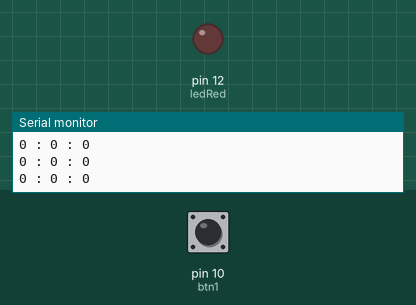
Recording of a sketch running on a simulated Arduino Uno, built with avr-gcc and run on an emulated ATmega328P. Parts: output pins drawn as LEDs (lit = HIGH), the last lines printed to the serial monitor. The test bench sets the inputs (shaded band); at power-on: pin 10 (btn1) LOW.

Above: at 1.2 s.
1.3 s: pin 10 (btn1) pulled HIGH for 0.15 s
At 2.5 s:
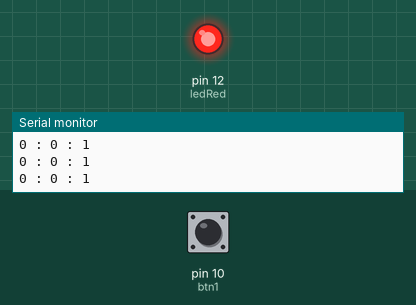
2.9 s: pin 10 (btn1) pulled HIGH for 1 s
At 3.9 s:
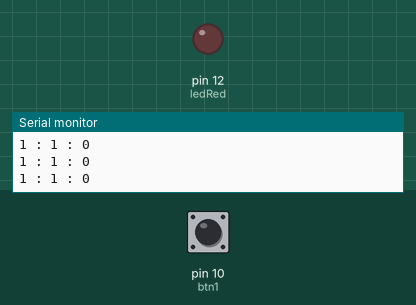
6.9 s: pin 10 (btn1) pulled HIGH for 3.2 s
At 8.3 s:
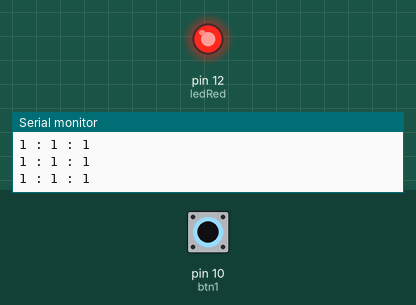
Timing chart, 0 to 9.9 s (numbered marks = the images above; inputs shaded):
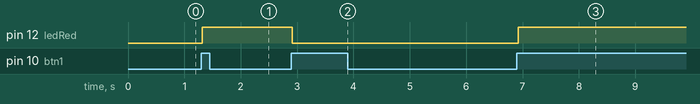

The sketch:

4_ButtonKeepBright.ino
```cpp
int ledRed = 12;
int btn1 = 10;

int before = 0;
int btnCnt = 0;

void setup() {
  Serial.begin(9600);
  pinMode(ledRed, OUTPUT);
  pinMode(btn1, INPUT);
}

void loop() {
  int curBtnState = digitalRead(btn1);
  Serial.print(curBtnState);
  Serial.print(" : ");
  Serial.print(before);
  Serial.print(" : ");
  Serial.println(btnCnt);

  if(curBtnState == 1 && before == 0) {
    before = 1;
    btnCnt++;

    if(btnCnt == 2) {
      btnCnt = 0;
    }
  }
  if(curBtnState == 0) {
    before = 0;
  }

  if(btnCnt == 0) {
    digitalWrite(ledRed, LOW);
  }
  if(btnCnt == 1) {
    digitalWrite(ledRed, HIGH);
  }
}
/*
누른다      - before 1, btnCnt 1      - 불이 켜진다.
손을 뗀다    - before 0, btnCnt 1      - 불이 켜진 상태
다시 누른다 - before 1, btnCnt 2 → 0  - 불이 꺼진다.
손을 뗀다    - before 0, btnCnt 0      - 불이 꺼진 상태
*/
```

Measured:
- after the input at 1.3 s, pin 12 (ledRed): LOW → HIGH at once
- after the input at 2.9 s, pin 12 (ledRed): HIGH → LOW at once
- after the input at 6.9 s, pin 12 (ledRed): LOW → HIGH at once
